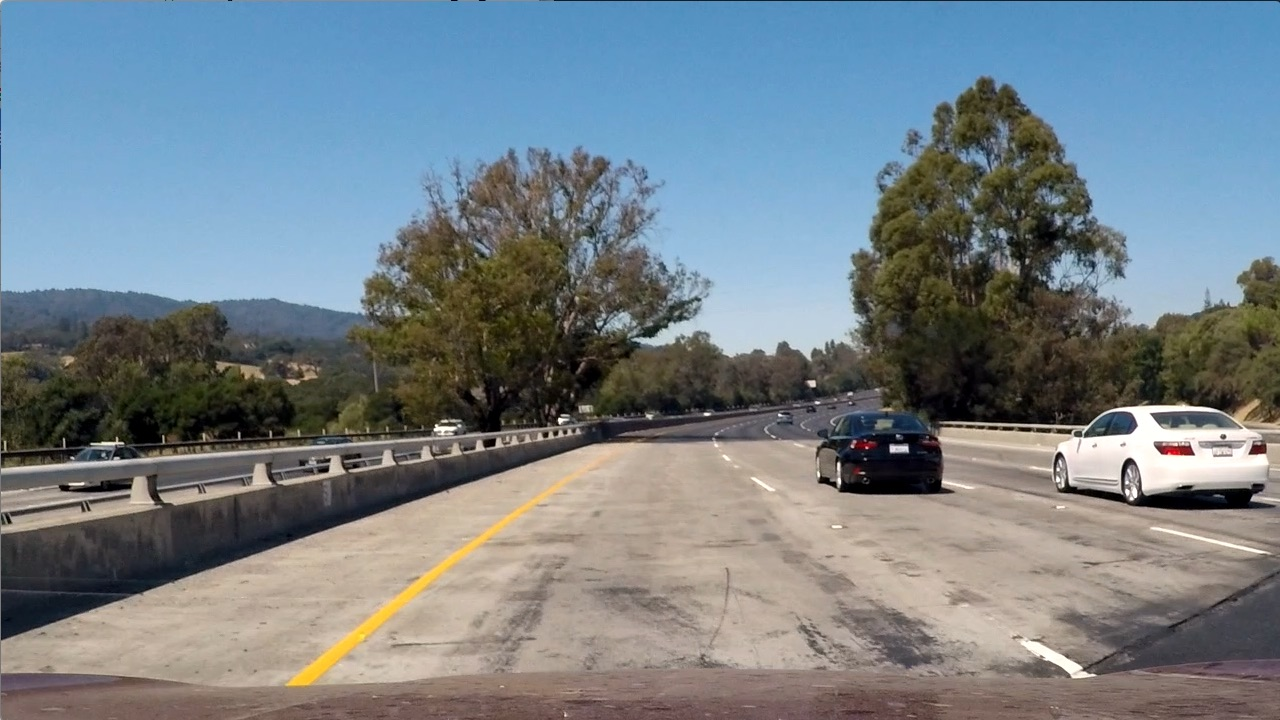
#> input picture test_images/test1.jpg, 1280 x 720 px; its folder holds only this picture in this run
$ python -i line_extraction.py   (imports and definitions only)
#> lines starting #> are read from the running program, lines starting #| are printed output that depends on the picture; after the words box and inside, x2 and y2 are one past the last pixel; in counts of white or black regions, pixels touching at a corner belong together
#!/usr/local/bin/python3

# importing librairies
import os,sys
# [1 line not run here, left out]
import matplotlib.pyplot as plt
import cv2
import numpy as np
from moviepy.editor import VideoFileClip
from IPython import get_ipython
import glob

#magic function
ipy = get_ipython()
# [2 lines not run here, left out]

# dislplay images
# [30 lines left out: functions show_images, select_rgb_white_yellow, not called in this run]
def convert_hsv(image):
    return cv2.cvtColor(image, cv2.COLOR_RGB2HSV)


def convert_hls(image):
    return cv2.cvtColor(image, cv2.COLOR_RGB2HLS)
#> returned value: shape (720, 1280, 3); mean of channels 0, 1, 2 60.2, 126.7, 74.4

def select_white_yellow(image):
    converted = convert_hls(image)
    # white color mask
    lower = np.uint8([  0, 200,   0])
    upper = np.uint8([255, 255, 255])
    white_mask = cv2.inRange(converted, lower, upper)
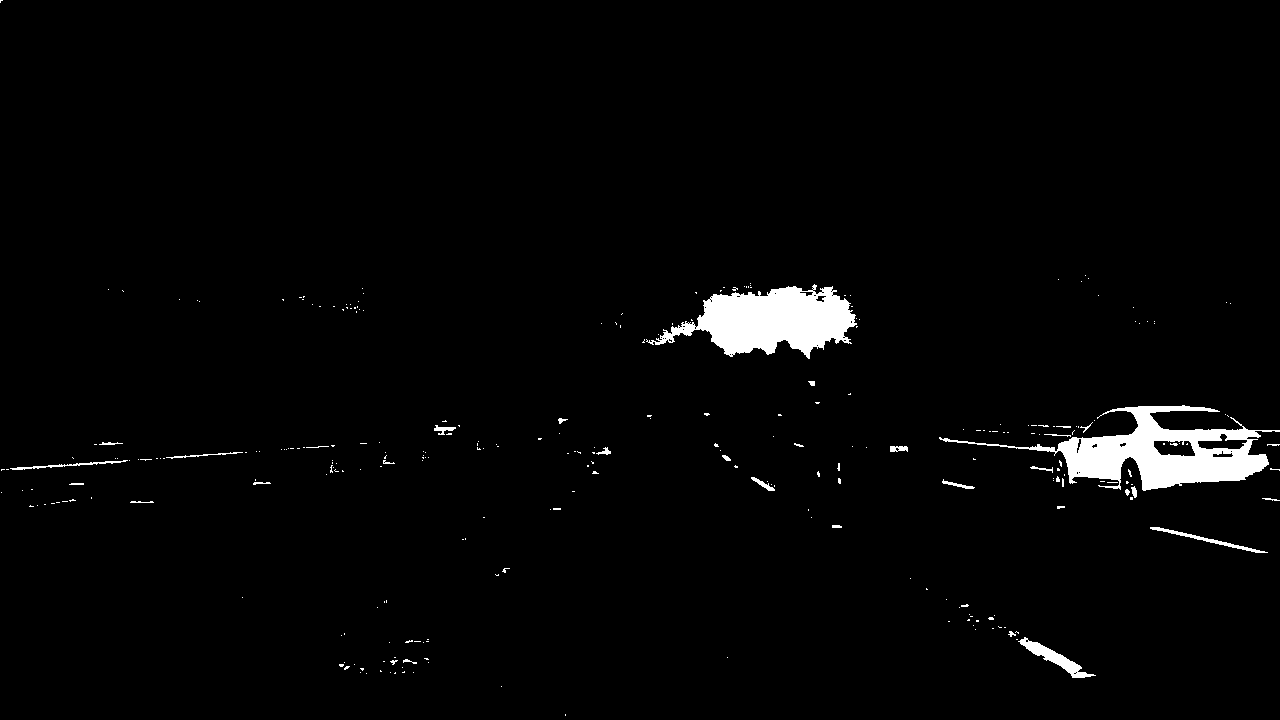
#> white_mask: shape (720, 1280); 2.3% white; 290 white regions (257 under 20 px), largest, box (x1, y1, x2, y2) and area: (939, 405, 1280, 491) 9509, (646, 284, 857, 359) 8449, (1018, 637, 1096, 678) 773
    # yellow color mask
    lower = np.uint8([ 10,   0, 100])
    upper = np.uint8([ 40, 255, 255])
    yellow_mask = cv2.inRange(converted, lower, upper)
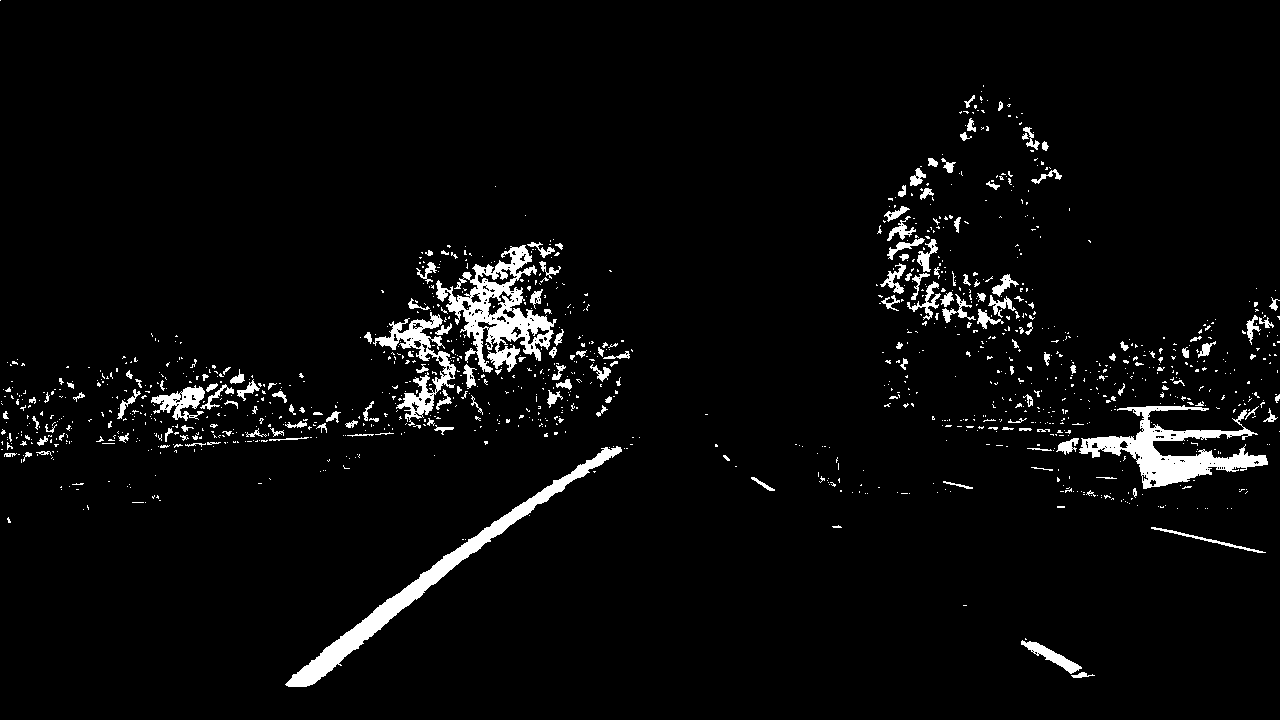
#> yellow_mask: shape (720, 1280); 3.9% white; 1248 white regions (1076 under 20 px), largest, box (x1, y1, x2, y2) and area: (285, 446, 622, 687) 5751, (436, 245, 557, 373) 5500, (1079, 405, 1268, 489) 5245
    # combine the mask
    mask = cv2.bitwise_or(white_mask, yellow_mask)
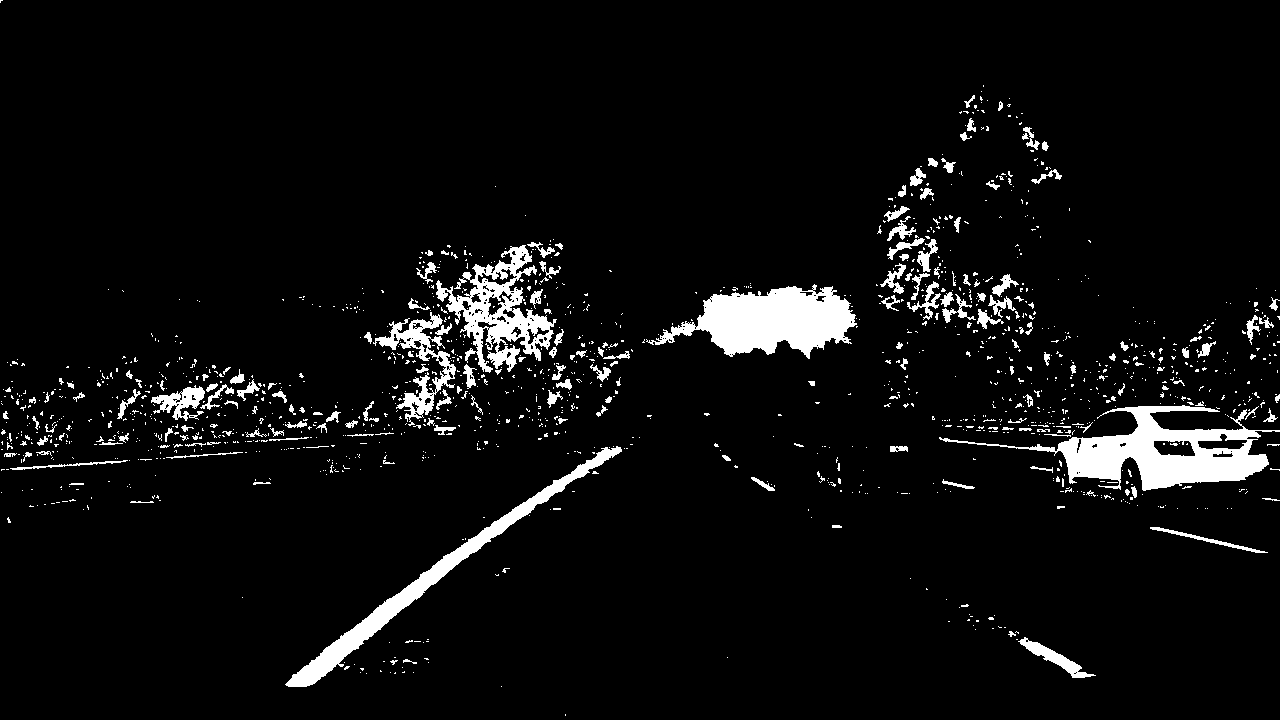
#> mask: shape (720, 1280); 5.5% white; 1456 white regions (1265 under 20 px), largest, box (x1, y1, x2, y2) and area: (939, 405, 1280, 491) 9567, (646, 284, 857, 359) 8449, (285, 446, 622, 687) 5768
    return cv2.bitwise_and(image, image, mask = mask)
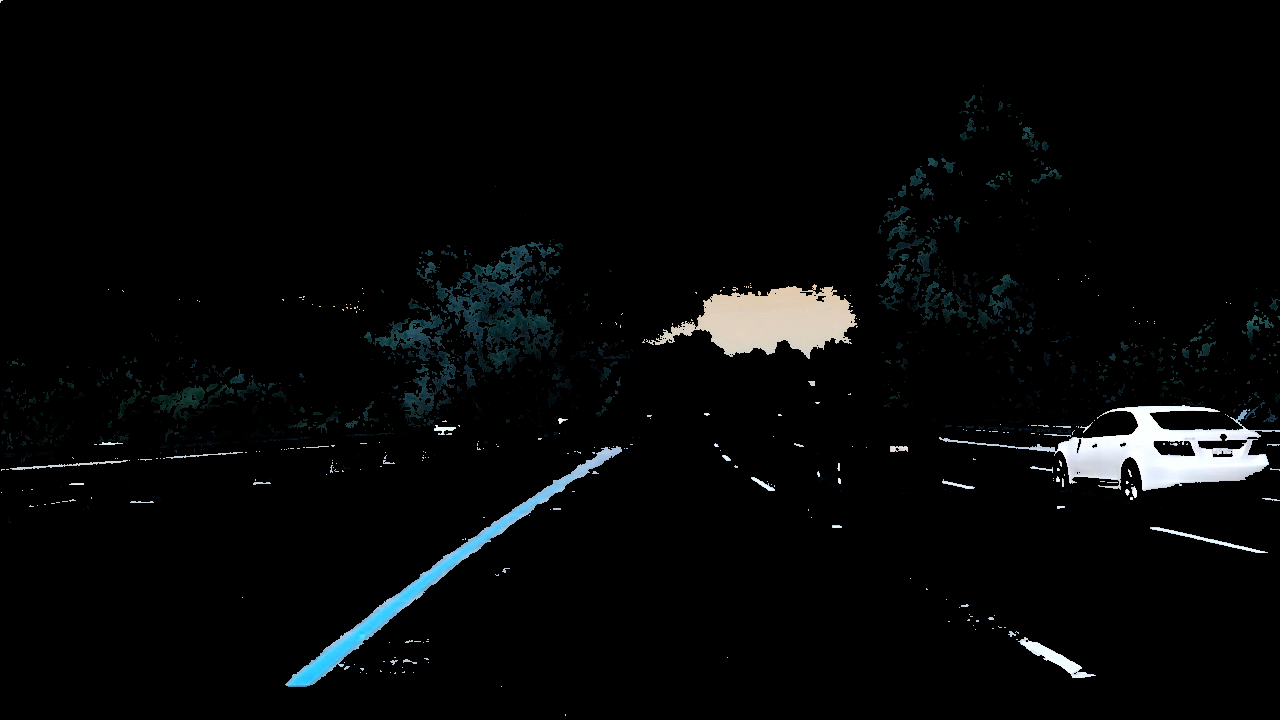
#> returned value: shape (720, 1280, 3); mean of channels 0, 1, 2 7.8, 7.5, 6.3; drawn as B, G, R

def convert_gray_scale(image):
    return cv2.cvtColor(image, cv2.COLOR_RGB2GRAY)


#Canny Edge Detection
#I use cv2.GaussianBlur to smooth out edges.
# [5 lines left out: function apply_smoothing, not called in this run]

def detect_edges(image, low_threshold=50, high_threshold=150):
        return cv2.Canny(image, low_threshold, high_threshold)

 # cv2.fillPoly OpenCV API Reference
# [110 lines left out: functions filter_region, select_region, hough_lines, draw_lines, average_slope_intercept, make_line_points and 2 more, not called in this run]


>>> import cv2
>>> picture = cv2.cvtColor(cv2.imread('../test_images/test1.jpg'), cv2.COLOR_BGR2RGB)
>>> result = select_white_yellow(picture)

$ run again, on test_images/test2.jpg
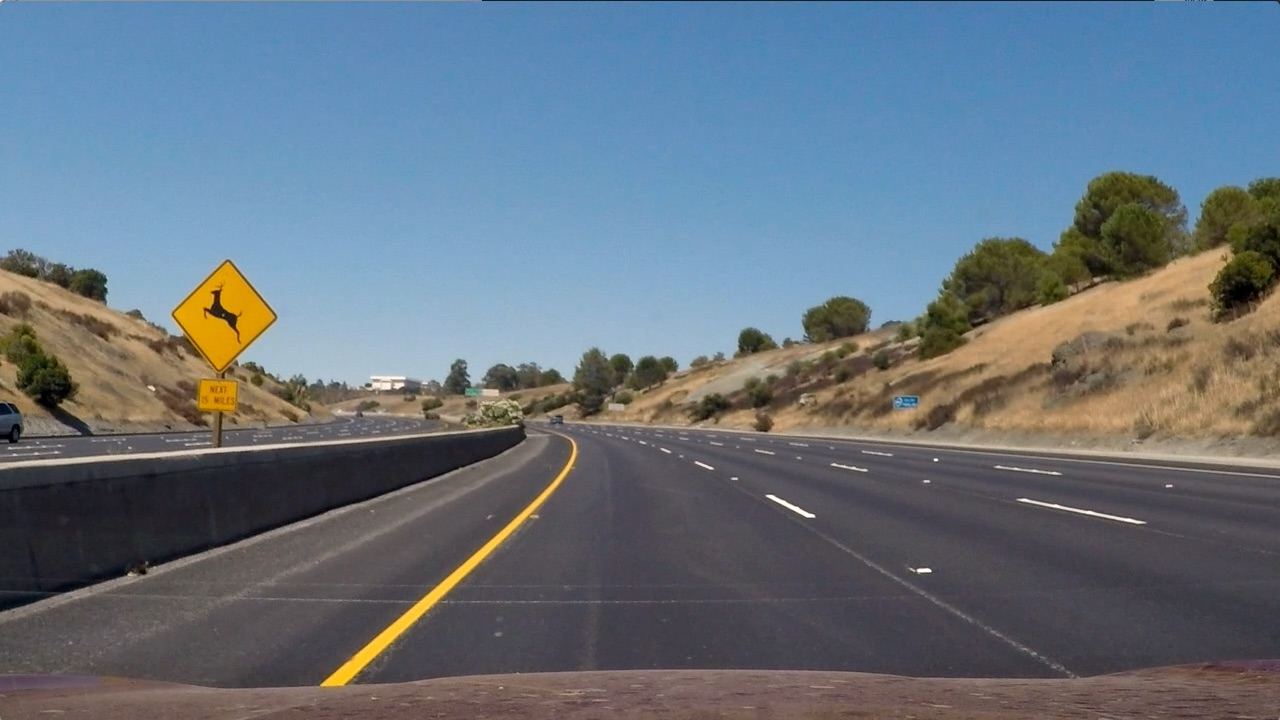
#> input picture test_images/test2.jpg, 1280 x 720 px
#> in select_white_yellow, `white_mask = cv2.inRange(converted, lower, upper)`:
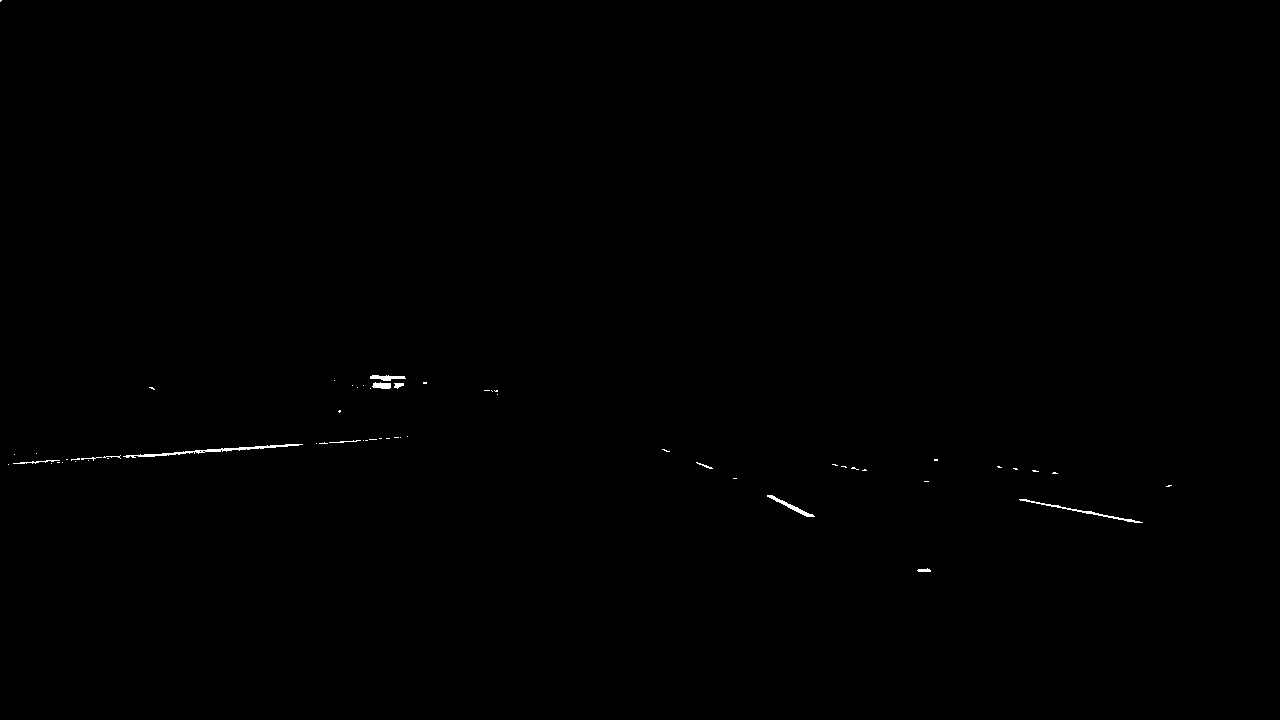
#> white_mask: shape (720, 1280); 0.17% white in thin lines or dots, all inside (x1, y1, x2, y2) = (0, 0, 1172, 572)
#> yellow_mask: shape (720, 1280); 4.1% white; 379 white regions (314 under 20 px), largest, box (x1, y1, x2, y2) and area: (958, 183, 1280, 363) 11449, (172, 262, 276, 432) 8107, (320, 441, 576, 688) 4539
#> in select_white_yellow, `return cv2.bitwise_and(image, image, mask = mask)`:
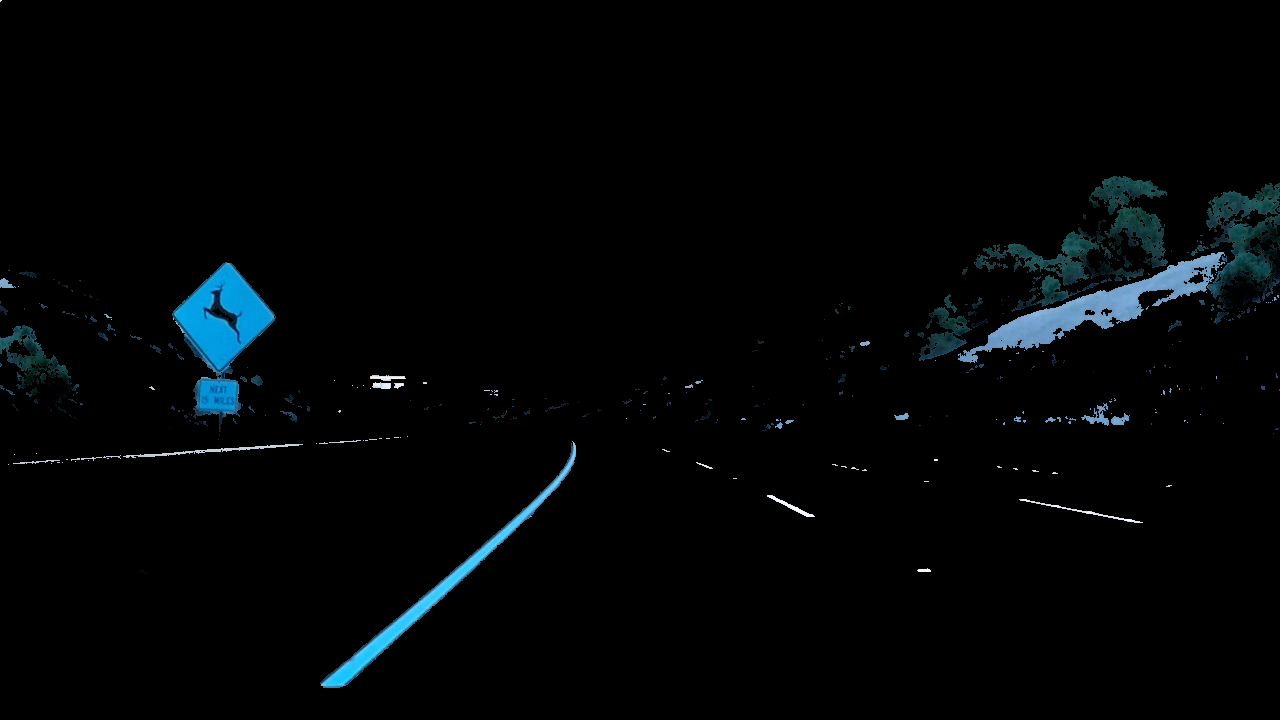
#> returned value: shape (720, 1280, 3); mean of channels 0, 1, 2 6, 4.8, 2.1; drawn as B, G, R
